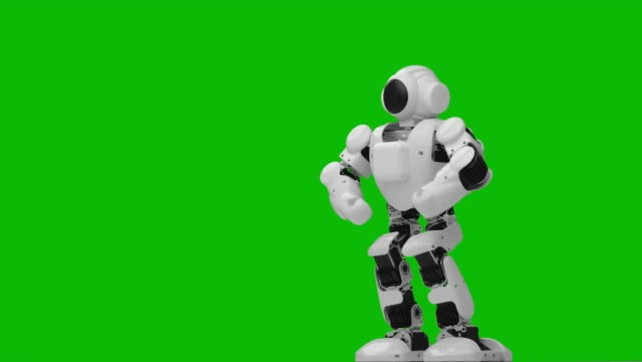
#> input picture Robot.jpg, 642 x 362 px
$ jupyter execute Assignment_02_CV.ipynb
#> lines starting #> are read from the running program, lines starting #| are printed output that depends on the picture
[cell 1]
import cv2
import numpy as np
import matplotlib.pyplot as plt

[cell 2]
img = cv2.imread("Robot.jpg")
#> img is the input picture: shape (362, 642, 3); mean B, G, R 21.4, 179.5, 27.5
img1 = cv2.imread("picture.jpg")
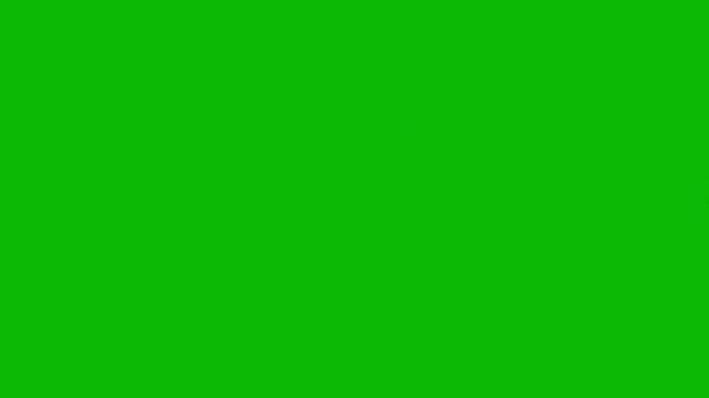
#> input picture picture.jpg, 709 x 398 px
#> img1 is the input picture: shape (398, 709, 3); mean B, G, R 5, 185, 12
img2 = cv2.imread("white.jpg")
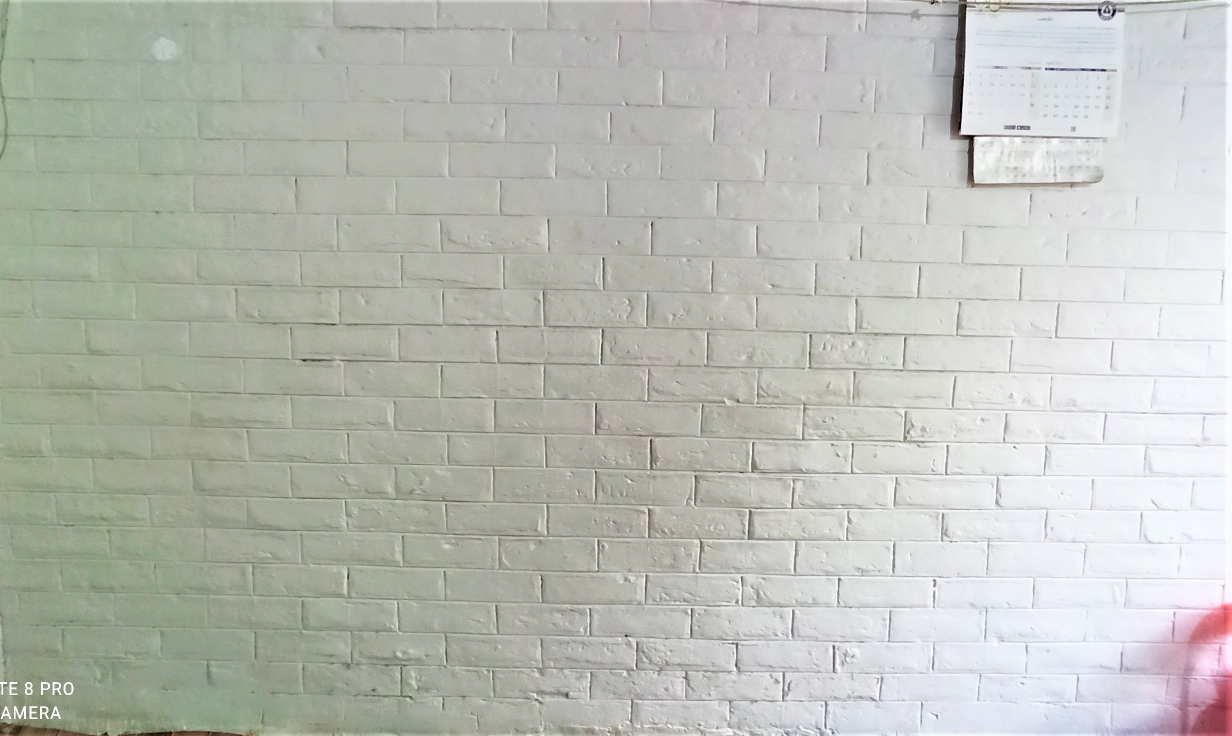
#> input picture white.jpg, 2464 x 1472 px (shown at 1/2 size)
#> img2 is the input picture: shape (1472, 2464, 3); mean B, G, R 182.1, 189.5, 186.7
img3 = cv2.imread("white2.jpg")
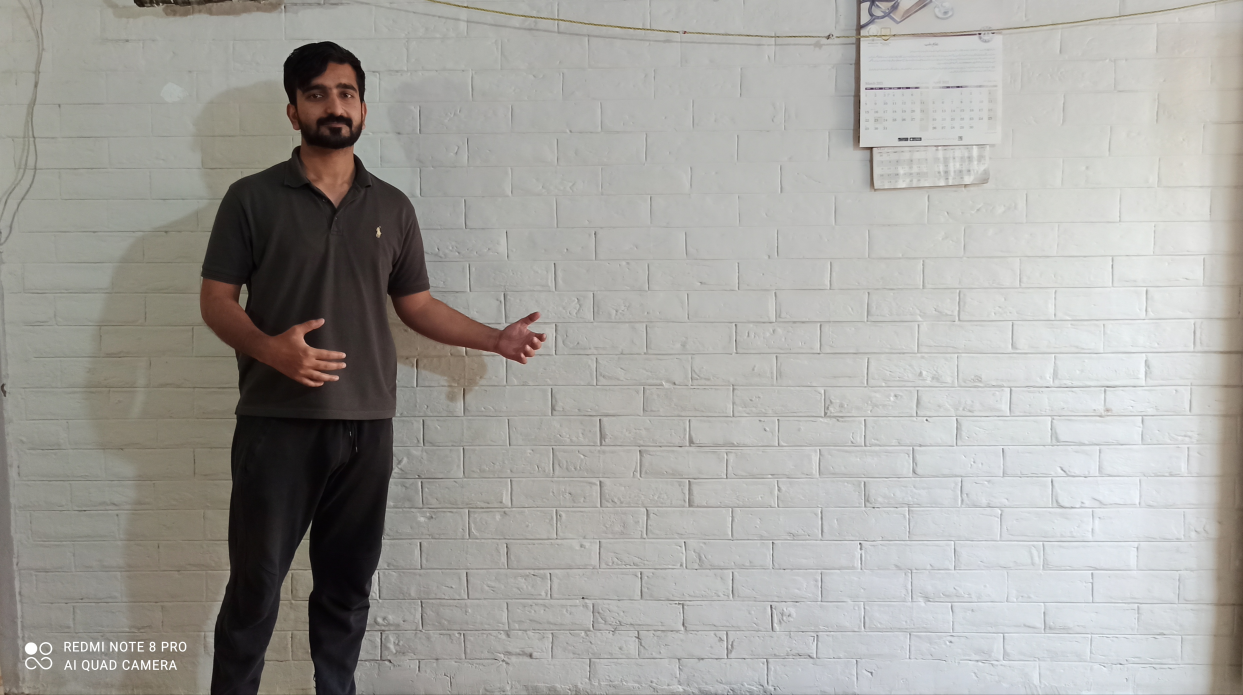
#> input picture white2.jpg, 3729 x 2084 px (shown at 1/3 size)
#> img3 is the input picture: shape (2084, 3729, 3); mean B, G, R 158, 162.2, 163.7

[cell 3]
cv2.imshow("Robot",img)
cv2.waitKey(0)
cv2.destroyAllWindows()
cv2.imshow("picture",img1)
cv2.waitKey(0)
cv2.destroyAllWindows()
cv2.imshow("white",img2)
cv2.waitKey(0)
cv2.destroyAllWindows()
cv2.imshow("white2",img3)
cv2.waitKey(0)
cv2.destroyAllWindows()

[cell 4]
dim = (642,362)

[cell 5]
img = cv2.resize(img,dim)
img1 = cv2.resize(img1,dim)
#> img1: shape (362, 642, 3)
img2 = cv2.resize(img2,dim)
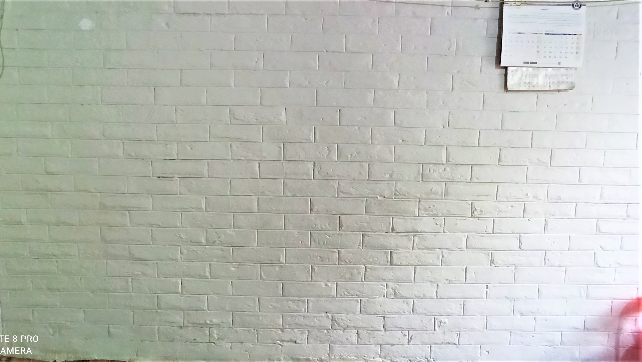
#> img2: shape (362, 642, 3); mean B, G, R 182, 189.4, 186.6
img3 = cv2.resize(img3,dim)
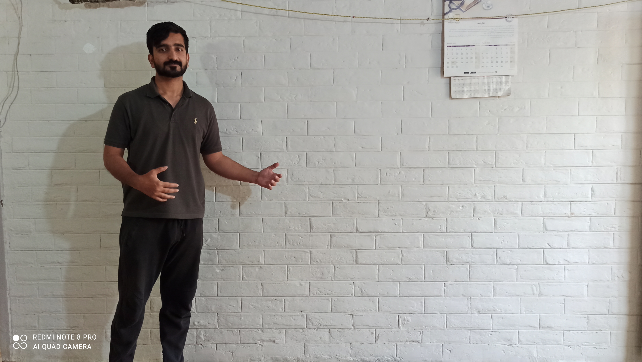
#> img3: shape (362, 642, 3); mean B, G, R 157.9, 162.1, 163.6

[cell 6]
cv2.imshow("Robot",img)
cv2.waitKey(0)
cv2.destroyAllWindows()
cv2.imshow("picture",img1)
cv2.waitKey(0)
cv2.destroyAllWindows()
cv2.imshow("white",img2)
cv2.waitKey(0)
cv2.destroyAllWindows()
cv2.imshow("white2",img3)
cv2.waitKey(0)
cv2.destroyAllWindows()

[cell 7]
def create_mask(img, val, thresh = 10):
    bg = np.ones(img.shape)*val
    diff = img-bg
    mask = np.where(np.abs(diff)<thresh,0,255)
    return mask

[cell 8]
def mask_image(img,mask):
    return img*mask/np.max(mask)

[cell 9]
plt.title('Histogram',size=14)
plt.xlabel('Pixel Value',size=12)
plt.ylabel('No of Pixels',size=12)
plt.xlim([0,255])

plt.hist(img3.ravel())
plt.grid()
plt.show()
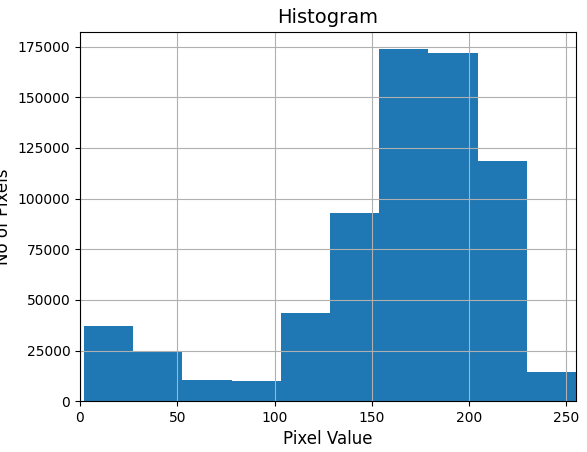
#> figure drawn by matplotlib, 1 panel; tallest bar 173729 high, from x = 153.8 to 179.1

### NORMALIZATION

[cell 10]
norm = ((img3-img3.min())/(img.max()-img.min()))

[cell 11]
cv2.imshow("Normalized_Image",norm)
cv2.waitKey(0)
cv2.destroyAllWindows()

[cell 12]
def threshold (img,minim=0,maxim=255):
    img = np.where(img<=minim,0,img)
    img = np.where(img>maxim,255,img)
    return img

### BRIGHTNESS

[cell 13]
bright = img3+200
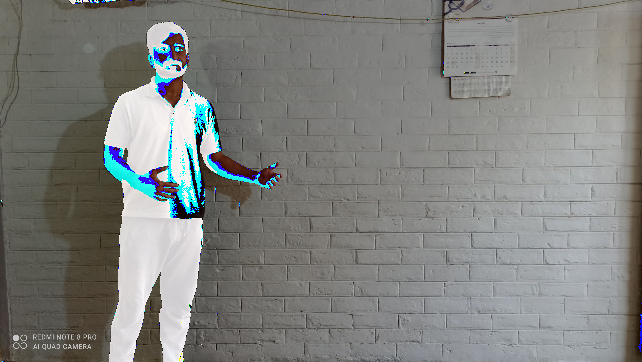
#> bright: shape (362, 642, 3); mean B, G, R 127.3, 130.2, 128.6

cv2.imshow("Bright_Image",bright)
cv2.waitKey(0)
cv2.destroyAllWindows()

### CONTRAST

[cell 14]
cont = img3*2
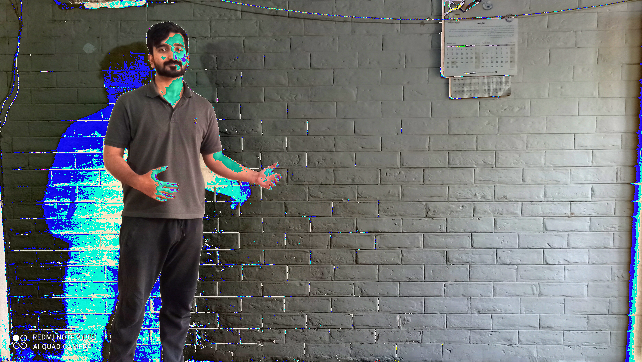
#> cont: shape (362, 642, 3); mean B, G, R 115.1, 113.3, 106
cv2.imshow("Contrast_Image",cont)
cv2.waitKey(0)
cv2.destroyAllWindows()

### GAMMA

[cell 15]
gamma = img3**2
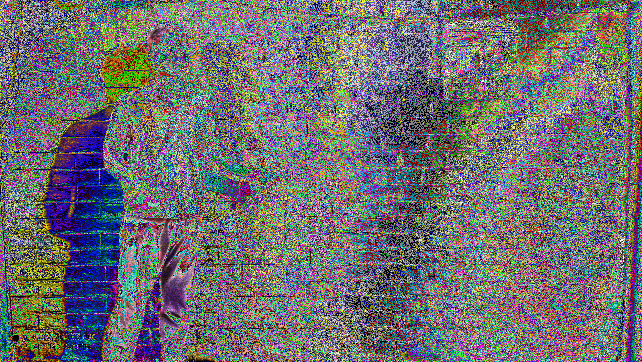
#> gamma: shape (362, 642, 3); mean B, G, R 112.7, 109.7, 110.6
cv2.imshow("Gamma_Image",gamma)
cv2.waitKey(0)
cv2.destroyAllWindows()

### NEGATIVE

[cell 16]
neg = 255-img3
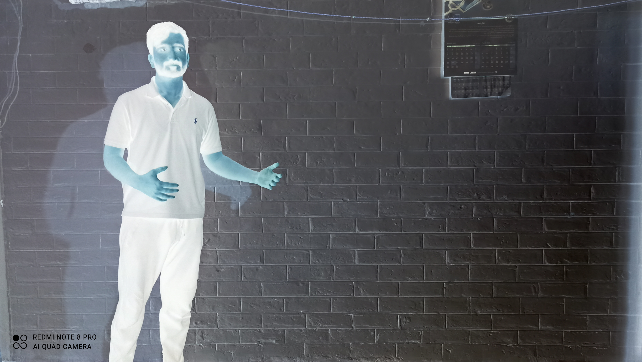
#> neg: shape (362, 642, 3); mean B, G, R 97.1, 92.9, 91.4
cv2.imshow("Negative_Image",neg)
cv2.waitKey(0)
cv2.destroyAllWindows()
